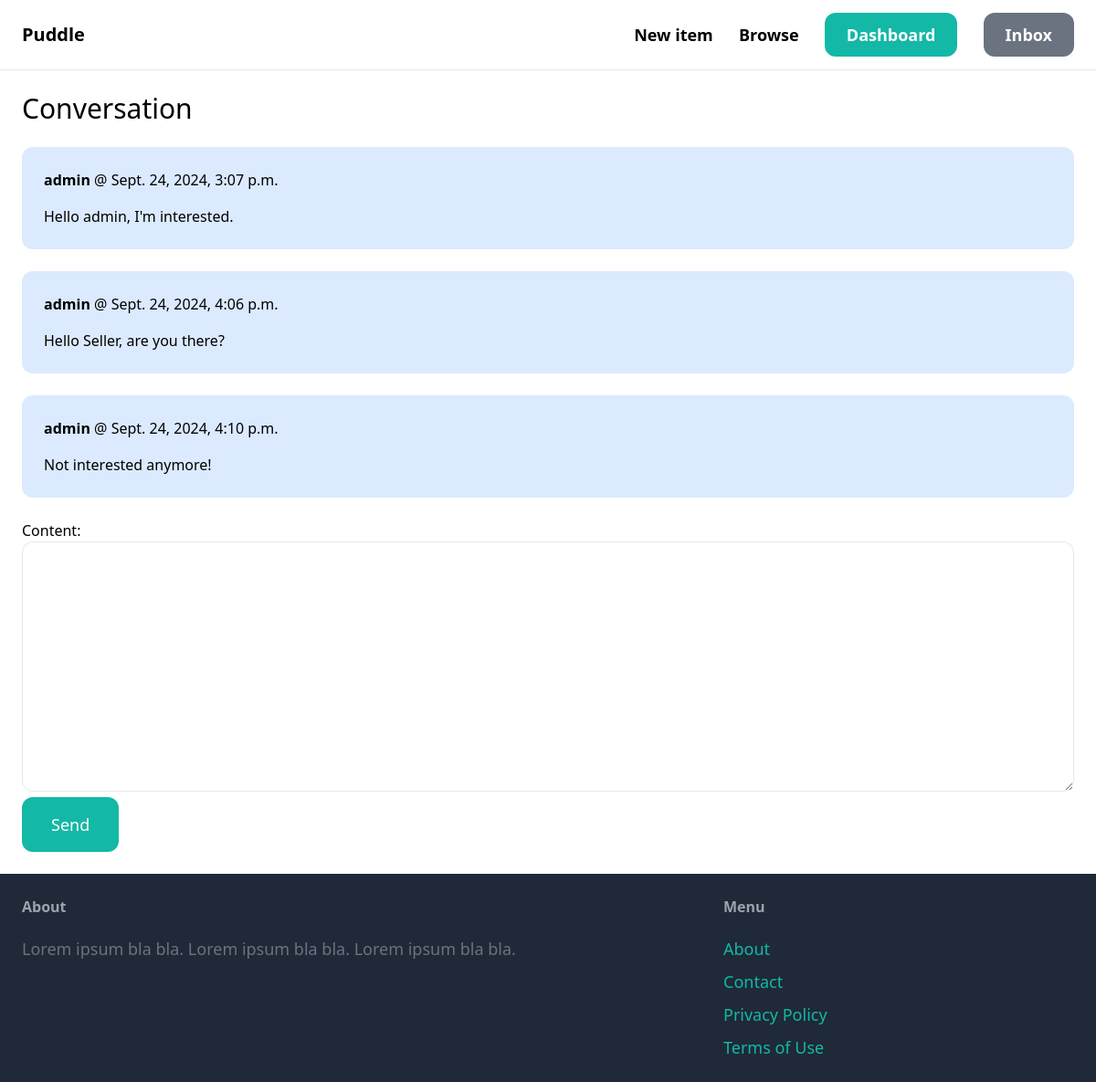
The page /inbox/1/ (signed in) on the database its author committed.
### comm/models.py (models this page shows)
class ConversationMessage(models.Model):
    conversation = models.ForeignKey(Conversation, related_name='messages', on_delete=models.CASCADE)
    content = models.TextField()
    created_at = models.DateTimeField(auto_now_add=True)
    created_by = models.ForeignKey(User, related_name='created_messages', on_delete=models.CASCADE)

### comm/views.py (the view)
# urls.py: path('<int:pk>/', views.detail, name='detail'),
@login_required
def detail(request, pk):
    conversation = Conversation.objects.filter(members__in=[request.user.id]).get(pk=pk)
    if request.method == 'POST':
        form = ConversationMessageForm(request.POST)
        if form.is_valid():
            conversation_message = form.save(commit=False)
            conversation_message.conversation = conversation
            conversation_message.created_by = request.user
            conversation_message.save()
            conversation.save()
            return redirect('comm:detail', pk=pk)
    else:
        form = ConversationMessageForm()
    return render(request, 'comm/detail.html', {
        'conversation': conversation,
        'form': form,
    })

### comm/forms.py
class ConversationMessageForm(forms.ModelForm):
    class Meta:
        model = ConversationMessage
        fields = ('content', )
        widgets = {
            'content': forms.Textarea(attrs={
                'class': 'w-full py-4 px-6 rounded-xl border'
            })
        }

### comm/templates/comm/detail.html (shortened to what this page needs)
{% extends 'core/base.html' %}
{% block content %}
<h1 class="mb-6 text-3xl">Conversation</h1>
<div class="space-y-6">
    {% for message in conversation.messages.all %}
        <div class="p-6 flex {% if message.created_by == request.user %} bg-blue-100 {% else %} bg-gray-100 {% endif %} rounded-xl">
            <div>
                <p class="mb-4"><strong>{{message.created_by.username}}</strong> @ {{ message.created_at }}</p>
                <p>{{message.content}}</p>
            </div>
        </div>
    {% endfor %}
</div>
<form method="post" action="." class="mt-6">
    {{ form.as_p }}
    <button class="py-4 px-8 text-lg bg-teal-500 hover:bg-teal-700 rounded-xl text-white">Send</button>
</form>
{% endblock %}

### rows shown on the page
ConversationMessage: created_by.username "admin", created_at "Sept. 24, 2024, 3:07 p.m.", content "Hello admin, I'm interested."
ConversationMessage: created_by.username "admin", created_at "Sept. 24, 2024, 4:06 p.m.", content "Hello Seller, are you there?"
ConversationMessage: created_by.username "admin", created_at "Sept. 24, 2024, 4:10 p.m.", content "Not interested anymore!"
